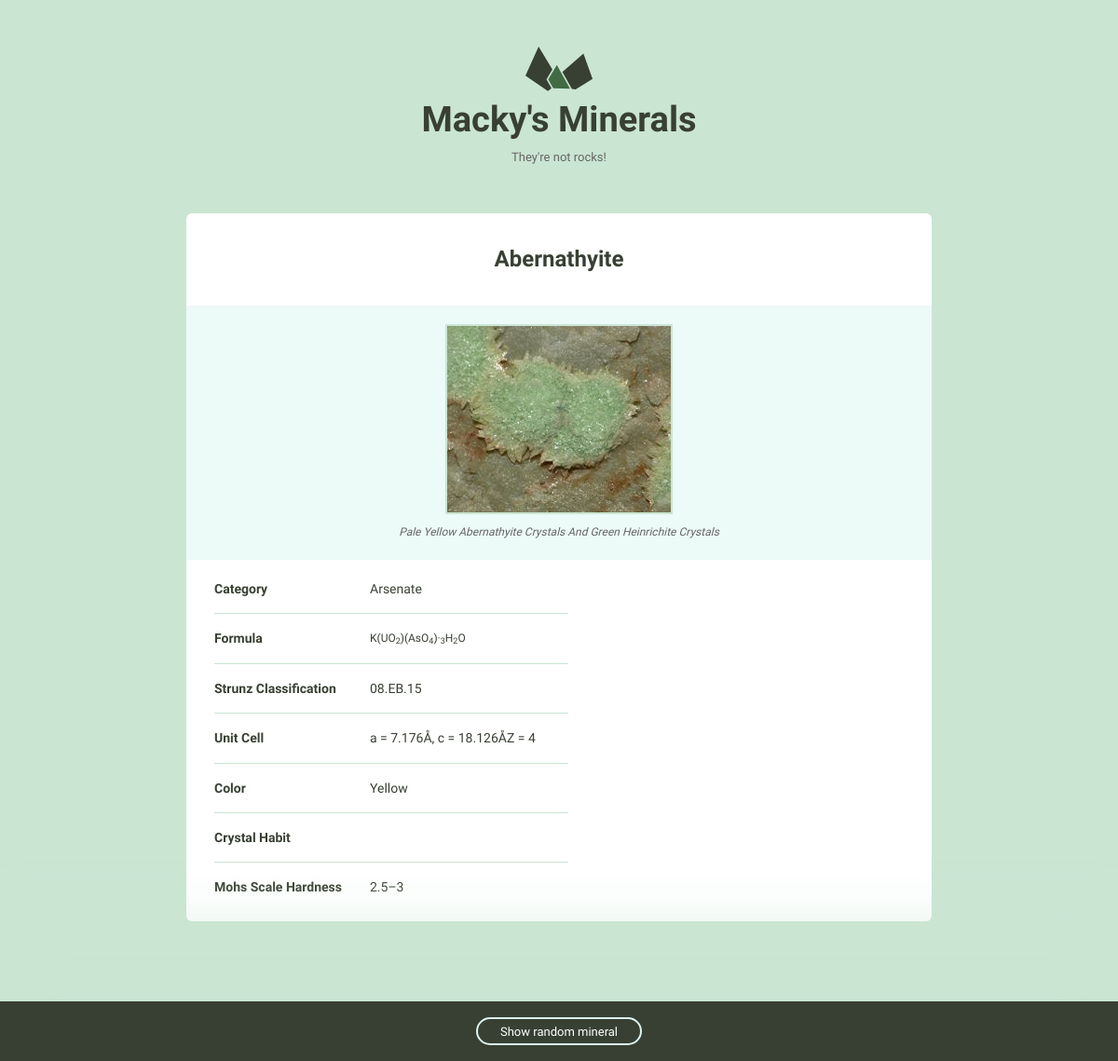
The page /minerals/2 on the database its author committed.
### minerals/models.py (models this page shows)
class Mineral(models.Model):
    name = models.CharField(max_length=200, blank=True)
    image_filename = models.CharField(max_length=200, blank=True)
    image_caption = models.TextField()
    category = models.CharField(max_length=200, blank=True)
    formula = models.TextField()
    strunz_classification = models.CharField(max_length=200, blank=True)
    color = models.CharField(max_length=200, blank=True)
    crystal_system = models.CharField(max_length=200, blank=True)
    unit_cell = models.CharField(max_length=200, blank=True)
    crystal_symmetry = models.CharField(max_length=200, blank=True)
    cleavage = models.CharField(max_length=200, blank=True)
    mohs_scale_hardness = models.CharField(max_length=200, blank=True)
    luster = models.CharField(max_length=200, blank=True)
    streak = models.CharField(max_length=200, blank=True)
    diaphaneity = models.CharField(max_length=200, blank=True)
    optical_properties = models.CharField(max_length=200, blank=True)
    refractive_index = models.CharField(max_length=200, blank=True)
    crystal_habit = models.CharField(max_length=200, blank=True)
    specific_gravity = models.CharField(max_length=200, blank=True)
    group = models.CharField(max_length=200, blank=True)

### minerals/views.py (the view)
# urls.py: path('<int:id>', views.mineral_detail, name='detail'),
def mineral_detail(request, id):
    mineral = Mineral.objects.get(id=id)
    return render(request, 'detail.html', {'mineral': mineral})

### minerals/templates/detail.html
{% extends 'layout.html' %}
{% load static %}
{% block content %}
    <div class="grid-100 mineral__container">
      <h1 class="mineral__name">{{ mineral.name|title }}</h1>
      <div class="mineral__image-bg">
        <img class="mineral__image" src="{% static 'images/' %}{{ mineral.image_filename }}">
        <p class="mineral__caption">{{ mineral.image_caption|title }}</p>
      </div>
      <div class="mineral__table-container">
        <table class="mineral__table">
          <tr>
            <td class="mineral__category">Category</td>
            <td>{{ mineral.category|title }}</td>
          </tr>
          <tr>
            <td class="mineral__category">Formula</td>
            <td class="mineral__formula">{{ mineral.formula|safe }}</td>
          </tr>
          <tr>
            <td class="mineral__category">Strunz Classification</td>
            <td>{{ mineral.strunz_classification }}</td>
          </tr>
          <tr>
            <td class="mineral__category">Unit Cell</td>
            <td>{{ mineral.unit_cell }}</td>
          </tr>
          <tr>
            <td class="mineral__category">Color</td>
            <td>{{ mineral.color|title }}</td>
          </tr>
          <tr>
            <td class="mineral__category">Crystal Habit</td>
            <td>{{ mineral.crystal_habit|title }}</td>
          </tr>
          <tr>
            <td class="mineral__category">Mohs Scale Hardness</td>
            <td>{{ mineral.mohs_scale_hardness }}</td>
          </tr>
        </table>
      </div>
    </div>
{% endblock %}

### assets/css/global.css (style rules this page uses)
html { font-family: sans-serif; -ms-text-size-adjust: 100%; -webkit-text-size-adjust: 100%; }
body { margin: 0; }
h1 { font-size: 2em; margin: 0.67em 0; }
sub { font-size: 75%; line-height: 0; position: relative; vertical-align: baseline; bottom: -0.25em; }
img { border: 0; }
table { border-collapse: collapse; border-spacing: 0; }
td, th { padding: 0; }
html { font-size: 62.5%; }
body { background-color: #CAE5D2; font-size: 1.5em; line-height: 1.6; font-weight: 400; font-family: "Cousine"; color: #666; }
.grid, .grid-5, .grid-10, .grid-15, .grid-20, .grid-25, .grid-30, .grid-33, .grid-35, .grid-40, .grid-45, .grid-50, .grid-55, .grid-60, .grid-65, .grid-66, .grid-70, .grid-75, .grid-80, .grid-90, .grid-95, .grid-100 { float: left; box-sizing: border-box; position: relative; }
.grid-100 { width: 100%; padding: 0 15px; }
h1, h2, h3, h4, h5, h6 { margin-top: 0; margin-bottom: 2rem; font-weight: bold; font-family: "Work Sans", sans-serif; color: #384033; }
h1 { font-size: 3.8rem; }
@media (min-width: 550px) { h1 { font-size: 3.8rem; } }
p { margin-top: 0; font-size: 1.6rem; }
th, td { padding: 15px; text-align: left; border-bottom: 1px solid #e1e1e1; }
th:first-child, td:first-child { padding-left: 0; }
th:last-child, td:last-child { padding-right: 0; }
table, p, ul { margin-bottom: 2.5rem; }
.mineral__container { background-color: #fff; border-radius: 6px; list-style: none; padding: 0; text-align: center; }
.mineral__name { display: block; width: 100%; margin: 0; font-size: 24px; padding: 30px 0 30px 0; }
.mineral__image { display: block; margin: 0 auto; border: solid 2px #CAE5D2; }
.mineral__image-bg { background-color: #ecfaf8; padding: 20px 0; }
.mineral__caption { font-size: 12px; font-style: italic; padding: 10px 0 0 0; margin: 0; }
.mineral__table { font-size: 14px; color: #384033; }
.mineral__table td { border-color: #CAE5D2; }
.mineral__table tr:last-of-type td { border-bottom: none; padding-bottom: 0; }
.mineral__table-container { padding: 5px 30px 0; }
.mineral__category { font-weight: bold; width: 40%; }
.mineral__formula { font-size: 12px; }

### rows shown on the page
Mineral: name "Abernathyite", image_filename (picture), image_caption "Pale Yellow Abernathyite Crystals And Green Heinrichite Crystals", category "Arsenate", formula "K(UO 2 )(AsO 4 )· 3 H 2 O", strunz_classification "08.EB.15", unit_cell "a = 7.176Å, c = 18.126ÅZ = 4", color "Yellow", mohs_scale_hardness "2.5–3"
